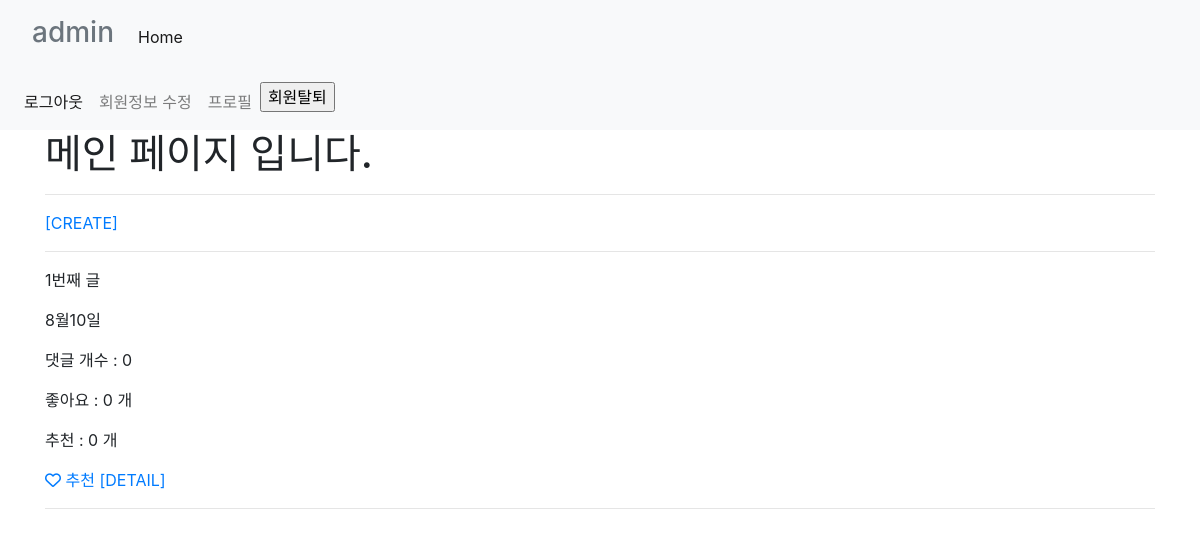
Screenshot of /articles/ (signed in) with the database file from the repository.
### accounts/models.py (models this page shows)
class User(AbstractUser):
    followers = models.ManyToManyField(
        settings.AUTH_USER_MODEL,
        related_name="followings",
        blank=True
    )

### articles/models.py (models this page shows, shortened)
class Article(models.Model):
    title = models.CharField(max_length=150)
    content = models.TextField()
    image = models.ImageField(blank=True, upload_to=articles_image_path)
    image_thumbnail = ImageSpecField(
        source='image',
        processors=[Thumbnail(200, 300)],
        format='JPEG',
        options={'quality':90}
    )
    created_at = models.DateTimeField(auto_now_add=True)
    updated_at = models.DateTimeField(auto_now=True)
    user = models.ForeignKey(settings.AUTH_USER_MODEL, on_delete=models.CASCADE)
    like_users = models.ManyToManyField(
        settings.AUTH_USER_MODEL,
        related_name='like_articles',
        blank=True
    )
    recommend_users = models.ManyToManyField(
        settings.AUTH_USER_MODEL,
        related_name='recomment_articles',
        blank=True
    )

### articles/views.py (the view)
# urls.py: path('',views.index,name="index"),
def index(request):
    articles = Article.objects.all()
    paginator = Paginator(articles,3)
    article = paginator.page_range
    context = {
        'articles': articles
    }
    return render(request, 'articles/index.html', context)

### articles/templates/articles/index.html (shortened to what this page needs)
{% extends 'base.html' %}
{% block body %}
<h1>메인 페이지 입니다.</h1>
<hr>
{% if user.is_authenticated %}
  <a href="{% url 'articles:create' %}">[CREATE]</a>
{% else %}
  <a href="{% url 'accounts:login' %}">[글을 작성하시려면 로그인을 해 주세요.]</a>
{% endif %}
<hr>
{% for article in articles %}
 <p>{{ article.pk }}번째 글</p>
 <p>{{ article.title }}</p>
 <p>댓글 개수 : {{ article.comment_set.all|length }}</p>
 <p>좋아요 : {{article.like_users.all|length }} 개</p>
 <p>추천 : {{article.recommend_users.all|length}} 개</p>
 {% if user in article.like_users.all %}
    <a href="{% url 'articles:like' article.pk %}"><i class="fas fa-heart"></i></a>
  {% else %}
    <a href="{% url 'articles:like' article.pk %}"><i class="far fa-heart"></i></a>
  {%endif%}
  {% if user in article.recommend_users.all %}
    <a href="{% url 'articles:recommend' article.pk %}"> 추천 취소</a>
  {% else %}
    <a href="{% url 'articles:recommend' article.pk %}"> 추천</a>
  {% endif %}
 <a href="{% url 'articles:detail' article.pk %}">[DETAIL]</a>
 <hr>
{% endfor %}
{% endblock %}

### mysite/templates/base.html (shortened to what this page needs)
{% load bootstrap4 %}
<!DOCTYPE html>
<html lang="en">
<head>
  {% bootstrap_css %}
</head>
<body>
  <nav class="navbar navbar-expand-lg navbar-light bg-light">
    <a class="nav-link disabled" href="#" tabindex="-1" aria-disabled="true"><h3>{{ user.username }}</h3></a>
    <div class="collapse navbar-collapse" id="navbarNav">
      <ul class="navbar-nav">
        <li class="nav-item active">
          <a class="nav-link" href="{% url 'articles:index'%}">Home <span class="sr-only">(current)</span></a>
        </li>
      </ul>
    </div>
  </nav>
  <nav class="navbar navbar-expand-lg navbar-light bg-light">
    <div class="collapse navbar-collapse" id="navbarNavAltMarkup">
      <div class="navbar-nav">
        {% if user.is_authenticated %}
          <a class="nav-item nav-link active" href="{% url 'accounts:logout' %}">로그아웃 <span class="sr-only">(current)</span></a>
          <a class="nav-item nav-link" href="{% url 'accounts:update' %}">회원정보 수정</a>
          <a class="nav-item nav-link" href="{% url 'accounts:profile' user.username %}">프로필</a>
          <form action="{% url 'accounts:delete' %}" method="POST">
            <input type="submit" value="회원탈퇴">
          </form>
        {% else %}
          <a class="nav-item nav-link active" href="{% url 'accounts:login' %}">로그인 <span class="sr-only">(current)</span></a>
          <a class="nav-item nav-link" href="{% url 'accounts:signup'%}">회원가입</a>
        {% endif %}
      </div>
    </div>
  </nav>
  <div class="container">
    {% block body %}
    {% endblock %}
  </div>
</body>
</html>

### rows the page displays
User: username "admin"
Article: pk "1", title "8월10일", comment_set.all|length "0", like_users.all|length "0", recommend_users.all|length "0", shows "추천"
